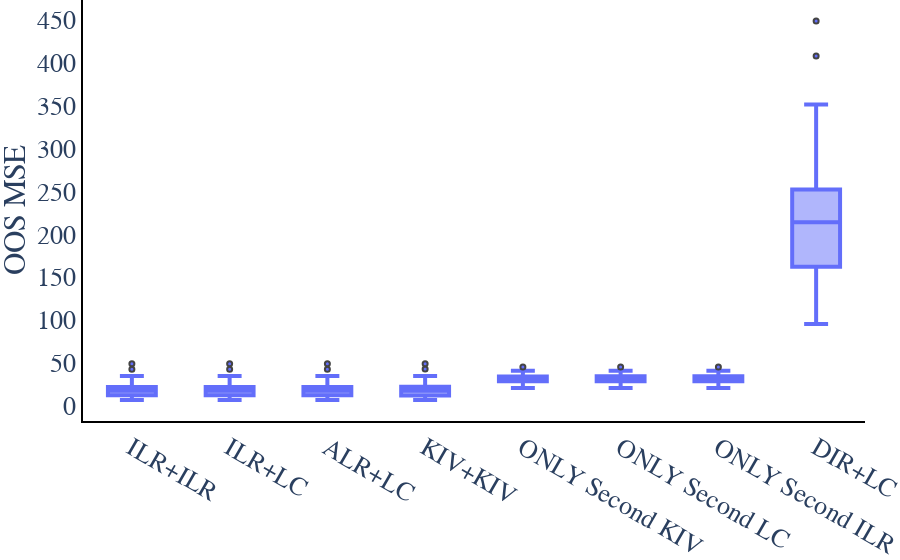
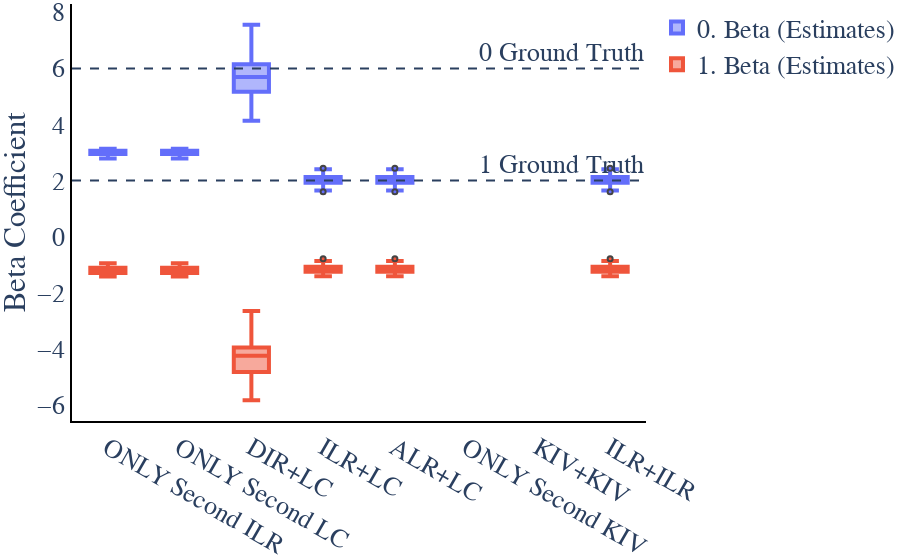

The cell these charts' notebook holds for them, in order:
### Code cell
today = datetime.now()
num_iteration = 50

path = os.getcwd()
mypath = os.path.join(path, "temp",
                      today.strftime("%Y_%m_%d_%H_%M") + "_NONLINEAR_ConfidenceInterval_"+str(instrument_strength)
                      +"_"+ str(num_iteration)+"_Microbiota_" +str(p))

if not os.path.isdir(mypath):
    os.makedirs(mypath)


# create logging file with relevant information
for handler in logging.root.handlers[:]:
    logging.root.removeHandler(handler)

logging.basicConfig(level=logging.INFO,
                    format='%(asctime)s %(name)-12s %(levelname)-8s %(message)s',
                    datefmt='%m-%d %H:%M',
                    filename=os.path.join(os.getcwd(), mypath, "configurations.log"),
                    filemode='w'
                    )

logging.info("n="+str(n)+", p="+str(p)+", instrument strength: "+instrument_strength)
logging.info("Number of runs: "+str(num_iteration))
logging.info("First Stage Specification: ")
logging.info("Number of Instruments: "+str(num_inst))
logging.info("Instrument Strength by F-Test: " +str(F))
logging.info("alpha0="+str(alpha0)+", alphaT="+str(alphaT)+", confounder multiplicator c_X="+str(c_X))
logging.info("Second Stage Specification: ")
logging.info("beta0="+str(beta0)+", betaT="+str(betaT)+", confounder multiplicator c_Y="+str(c_Y))
logging.info("Confounder mean mu_c="+str(mu_c))


df_beta, df_mse, mse_large_confidence= run_methods_confidence_interval(
    key, num_iteration, 
    n, p, num_inst, mu_c, c_X, alpha0, alphaT, c_Y, beta0, betaT, 
    is_nonlinear=True,
    num_star=200)

### Figure 1 — Plotly figure (JSON) as saved in the notebook; plotly's stock layout.template omitted (floating-point values rounded to 4 significant figures; data arrays with more than 128 entries replaced by an {"elided": "..."} marker saying what was removed)
{"data": [{"line": {"width": 4}, "marker": {"line": {"width": 2}, "size": 5}, "type": "box", "x": {"elided": "400 str values"}, "y": {"elided": "400 float values"}}], "layout": {"font": {"family": "serif", "size": 26}, "margin": {"b": 0, "l": 0, "r": 0, "t": 0}, "plot_bgcolor": "rgba(0,0,0,0)", "xaxis": {"linecolor": "black", "linewidth": 2, "showline": true}, "yaxis": {"linecolor": "black", "linewidth": 2, "showline": true, "title": {"text": "OOS MSE"}}}}

### Figure 2 — Plotly figure (JSON) as saved in the notebook; plotly's stock layout.template omitted (floating-point values rounded to 4 significant figures; data arrays with more than 128 entries replaced by an {"elided": "..."} marker saying what was removed)
{"data": [{"line": {"width": 4}, "marker": {"line": {"width": 2}, "size": 5}, "name": "0. Beta (Estimates)", "type": "box", "x": {"elided": "400 str values"}, "y": {"elided": "400 float values"}}, {"line": {"width": 4}, "marker": {"line": {"width": 2}, "size": 5}, "name": "1. Beta (Estimates)", "type": "box", "x": {"elided": "400 str values"}, "y": {"elided": "400 float values"}}], "layout": {"annotations": [{"showarrow": false, "text": "0 Ground Truth", "x": 1, "xanchor": "right", "xref": "x domain", "y": 6, "yanchor": "bottom", "yref": "y"}, {"showarrow": false, "text": "1 Ground Truth", "x": 1, "xanchor": "right", "xref": "x domain", "y": 2, "yanchor": "bottom", "yref": "y"}], "font": {"family": "serif", "size": 26}, "margin": {"b": 0, "l": 0, "r": 0, "t": 0}, "plot_bgcolor": "rgba(0,0,0,0)", "shapes": [{"line": {"dash": "dash"}, "type": "line", "x0": 0, "x1": 1, "xref": "x domain", "y0": 6, "y1": 6, "yref": "y"}, {"line": {"dash": "dash"}, "type": "line", "x0": 0, "x1": 1, "xref": "x domain", "y0": 2, "y1": 2, "yref": "y"}], "xaxis": {"linecolor": "black", "linewidth": 2, "showline": true}, "yaxis": {"linecolor": "black", "linewidth": 2, "showline": true, "title": {"text": "Beta Coefficient"}}}}
